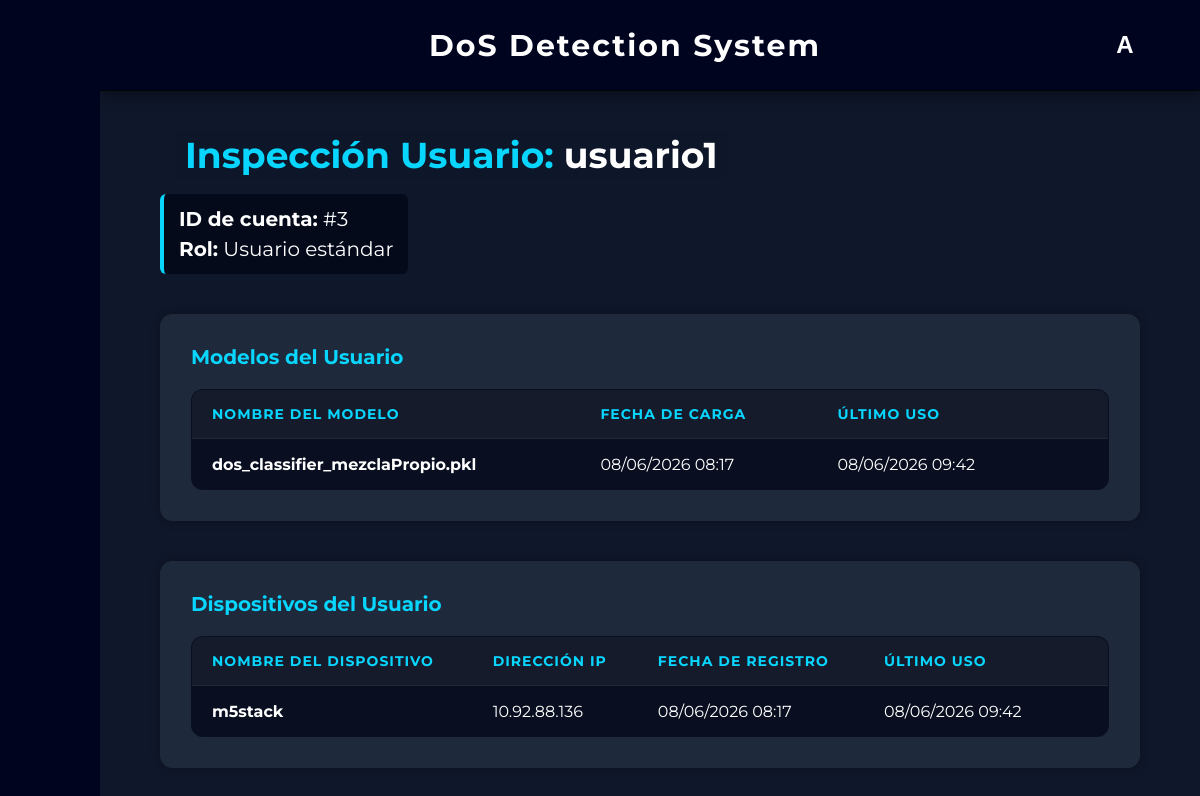
The page /admin/usuarios/ver/3 (signed in) on the database its author committed.
### app/models.py (models this page shows, shortened)
class User(db.Model):
    __tablename__ = 'usuarios'
    id = db.Column(db.Integer, primary_key=True)
    username = db.Column(db.String(50), unique=True, nullable=False)
    password_hash = db.Column(db.String(256), nullable=False)
    fecha_registro = db.Column(db.DateTime, default=datetime.now(pytz.timezone('Europe/Madrid')))
    is_admin = db.Column(db.Boolean, default=False)

class Modelo(db.Model):
    __tablename__ = 'modelos'
    id = db.Column(db.Integer, primary_key=True)
    nombre = db.Column(db.String(150), nullable=False)
    ruta_archivo = db.Column(db.String(255), nullable=False)
    usuario_id = db.Column(db.Integer, db.ForeignKey('usuarios.id'), nullable=False)
    fecha_subida = db.Column(db.DateTime, default=datetime.now(pytz.timezone('Europe/Madrid')))
    fecha_ultimo_uso = db.Column(db.DateTime, default=datetime.now(pytz.timezone('Europe/Madrid')))
    usuario = db.relationship('User', backref=db.backref('modelos', cascade="all, delete-orphan", lazy=True))

class Dispositivo(db.Model):
    __tablename__ = 'dispositivos'
    id = db.Column(db.Integer, primary_key=True)
    nombre = db.Column(db.String(150), nullable=False)
    ip = db.Column(db.String(50), nullable=False)
    usuario_id = db.Column(db.Integer, db.ForeignKey('usuarios.id'), nullable=False)
    fecha_registro = db.Column(db.DateTime, default=datetime.now(pytz.timezone('Europe/Madrid')))
    fecha_ultimo_uso = db.Column(db.DateTime, default=datetime.now(pytz.timezone('Europe/Madrid')))
    usuario = db.relationship('User', backref=db.backref('dispositivos', cascade="all, delete-orphan", lazy=True))

### app/routes/pages/admin.py (the view)
@admin_bp.route("/admin/usuarios/ver/<int:user_id>")
@admin_required
def ver_detalles(user_id):
    usuario = User.query.get_or_404(user_id)
    return render_template("admin_ver_usuario.html", usuario=usuario)

### app/routes/pages/admin.py (called while the page is built)
def admin_required(f):
    @wraps(f)
    def decorated_function(*args, **kwargs):
        if not session.get('is_admin'):
            flash("Acceso denegado. Se requieren permisos de administrador.", "error")
            return redirect(url_for('dashboard.dashboard'))
        return f(*args, **kwargs)
    return decorated_function

### app/templates/admin_ver_usuario.html (shortened to what this page needs)
{% extends "base.html" %}
{% block content %}
<div style="padding: 40px 60px; max-width: 1200px; margin: 0 auto;">
    <div style="margin-bottom: 40px;">
        <div style="display: flex; align-items: center; gap: 15px;">
            <h2 style="color: #08d6fe; background-color: #0f172ad3; margin: 0; font-size: 36px; padding: 2px 10px; border-radius: 6px;">
                Inspección Usuario: <span style="color: white;">{{ usuario.username }}</span>
            </h2>
        </div>
        <div style="margin-top: 15px; padding: 10px 15px; background: rgba(2, 6, 23, 0.726); border-left: 4px solid #08d6fe; border-radius: 6px; display: inline-flex; align-items: center; gap: 15px;">
            <p style="color: white; font-size: 20px; margin: 0; line-height: 1.5;">
                <strong>ID de cuenta:</strong> #{{ usuario.id }} <br>
                <strong>Rol:</strong> {% if usuario.is_admin %}<span style="color:#ef4444; font-weight:bold;">Administrador</span>{% else %}Usuario estándar{% endif %}
            </p>
        </div>
    </div>
    <div class="card" style="padding: 30px; margin-bottom: 40px;">
        <h3 style="color: #08d6fe; margin-bottom: 20px; font-size: 20px;"> Modelos del Usuario</h3>
        <table class="glass-table">
            <thead>
                <tr>
                    <th>Nombre del Modelo</th>
                    <th>Fecha de Carga</th>
                    <th>Último Uso</th>
                    <th style="text-align: center;"> </th>
                </tr>
            </thead>
            <tbody>
                {% for modelo in usuario.modelos %}
                <tr>
                    <td style="font-weight: bold; color: white;">{{ modelo.nombre }}</td>
                    <td>{{ modelo.fecha_subida.strftime('%d/%m/%Y %H:%M') if modelo.fecha_subida else '---' }}</td>
                    <td>{{ modelo.fecha_ultimo_uso.strftime('%d/%m/%Y %H:%M') if modelo.fecha_ultimo_uso else '---' }}</td>
                    <td style="text-align: center;">
                        <form action="{{ url_for('admin.delete_model_admin', model_id=modelo.id) }}" method="POST"
                              onsubmit="confirmAction(event, this, '¿Eliminar este modelo del inventario del usuario? Esta acción es irreversible.');">
                            <button type="submit" class="delete-btn" title="Forzar eliminación de modelo">
                            </button>
                        </form>
                    </td>
                </tr>
                {% else %}
                <tr>
                    <td colspan="4" style="text-align: center; padding: 20px; opacity: 0.6;">Este usuario no ha subido ningún modelo.</td>
                </tr>
                {% endfor %}
            </tbody>
        </table>
    </div>
    <div class="card" style="padding: 30px;">
        <h3 style="color: #08d6fe; margin-bottom: 20px; font-size: 20px;"> Dispositivos del Usuario</h3>
        <table class="glass-table">
            <thead>
                <tr>
                    <th>Nombre del Dispositivo</th>
                    <th>Dirección IP</th>
                    <th>Fecha de Registro</th>
                    <th>Último Uso</th>
                    <th style="text-align: center;"> </th>
                </tr>
            </thead>
            <tbody>
                {% for dispositivo in usuario.dispositivos %}
                <tr>
                    <td style="font-weight: bold; color: white;">{{ dispositivo.nombre }}</td>
                    <td style="color: white;">{{ dispositivo.ip }}</td>
                    <td>{{ dispositivo.fecha_registro.strftime('%d/%m/%Y %H:%M') if dispositivo.fecha_registro else '---' }}</td>
                    <td>{{ dispositivo.fecha_ultimo_uso.strftime('%d/%m/%Y %H:%M') if dispositivo.fecha_ultimo_uso else '---' }}</td>
                    <td style="text-align: center;">
                        <form action="{{ url_for('admin.delete_device_admin', device_id=dispositivo.id) }}" method="POST"
                              onsubmit="confirmAction(event, this, '¿Desvincular este dispositivo de la cuenta del usuario?');">
                            <button type="submit" class="delete-btn" title="Forzar eliminación de dispositivo">
                            </button>
                        </form>
                    </td>
                </tr>
                {% else %}
                <tr>
                    <td colspan="5" style="text-align: center; padding: 20px; opacity: 0.6;">Este usuario no tiene ningún dispositivo M5Stack registrado.</td>
                </tr>
                {% endfor %}
            </tbody>
        </table>
    </div>
</div>
{% endblock %}

### app/static/css/style.css (style rules this page uses)
* { margin: 0; padding: 0; box-sizing: border-box; }
body { font-family: 'Montserrat'; background-color: #0f172a; color: #e5e7eb; }
button { background-color: #013d76; color: white; border: none; padding: 10px 15px; border-radius: 8px; cursor: pointer; margin-right: 10px; font-weight: bold; }
.card { background-color: #1e293b; padding: 20px; border-radius: 12px; margin-bottom: 20px; border: 1px solid #1f2937; box-shadow: 0 0 10px rgba(0,0,0,0.3); }
.body-home { background-image: url('../img/fondo.png'); background-size: cover; background-position: center; background-repeat: no-repeat; background-attachment: fixed; margin: 0; height: 100vh; }
.glass-table { width: 100%; border-collapse: collapse; background-color: rgba(2, 6, 23, 0.726); border: 1px solid rgba(255, 255, 255, 0.1); border-radius: 12px; overflow: hidden; color: white; }
.glass-table th, .glass-table td { padding: 15px 20px; text-align: left; border-bottom: 1px solid rgba(255, 255, 255, 0.05); }
.glass-table th { background-color: rgba(255, 255, 255, 0.05); font-weight: bold; color: #08d6fe; text-transform: uppercase; font-size: 14px; letter-spacing: 1px; }
.delete-btn { background: transparent; border: none; color: #94a3b8; font-size: 18px; cursor: pointer; transition: all 0.2s ease; padding: 5px; margin: 0; }

### rows shown on the page
User: username "usuario1", id "3"
Modelo: nombre "dos_classifier_mezclaPropio.pkl", fecha_subida "08/06/2026 08:17", fecha_ultimo_uso "08/06/2026 09:42"
Dispositivo: nombre "m5stack", ip "10.92.88.136", fecha_registro "08/06/2026 08:17", fecha_ultimo_uso "08/06/2026 09:42"

### other values the page prints
{{ session.get('username')[0] | upper }} "A"
